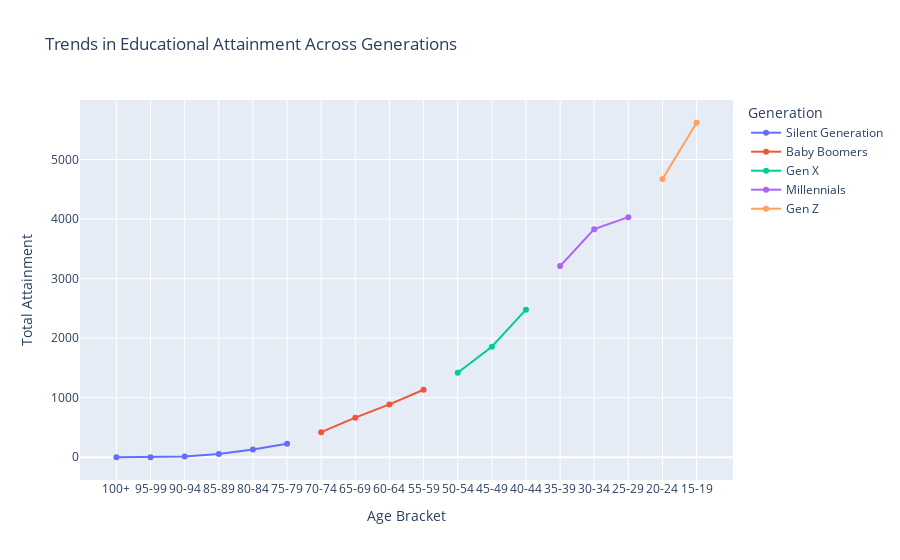

The notebook cell saved with this chart:
### Code cell
# Line plot for trends
fig = px.line(
    data,
    x="Age_Bracket",
    y="Total_Attainment",
    color="Generation",
    title="Trends in Educational Attainment Across Generations",
    labels={"Total_Attainment": "Total Attainment", "Age_Bracket": "Age Bracket"},
    markers=True,
)

fig.update_traces(mode="lines+markers")
fig.show()

### Figure 1 — Plotly figure (JSON) as saved in the notebook; plotly's stock layout.template omitted (floating-point values rounded to 4 significant figures)
{"data": [{"hovertemplate": "Generation=Silent Generation<br>Age Bracket=%{x}<br>Total Attainment=%{y}<extra></extra>", "legendgroup": "Silent Generation", "line": {"color": "#636efa", "dash": "solid"}, "marker": {"symbol": "circle"}, "mode": "lines+markers", "name": "Silent Generation", "orientation": "v", "showlegend": true, "type": "scatter", "x": ["100+", "95-99", "90-94", "85-89", "80-84", "75-79"], "xaxis": "x", "y": [0.1441, 2.03, 14.13, 56.22, 130.2, 228.7], "yaxis": "y"}, {"hovertemplate": "Generation=Baby Boomers<br>Age Bracket=%{x}<br>Total Attainment=%{y}<extra></extra>", "legendgroup": "Baby Boomers", "line": {"color": "#EF553B", "dash": "solid"}, "marker": {"symbol": "circle"}, "mode": "lines+markers", "name": "Baby Boomers", "orientation": "v", "showlegend": true, "type": "scatter", "x": ["70-74", "65-69", "60-64", "55-59"], "xaxis": "x", "y": [421.9, 665.4, 887.8, 1133.0], "yaxis": "y"}, {"hovertemplate": "Generation=Gen X<br>Age Bracket=%{x}<br>Total Attainment=%{y}<extra></extra>", "legendgroup": "Gen X", "line": {"color": "#00cc96", "dash": "solid"}, "marker": {"symbol": "circle"}, "mode": "lines+markers", "name": "Gen X", "orientation": "v", "showlegend": true, "type": "scatter", "x": ["50-54", "45-49", "40-44"], "xaxis": "x", "y": [1418.0, 1855.0, 2478.0], "yaxis": "y"}, {"hovertemplate": "Generation=Millennials<br>Age Bracket=%{x}<br>Total Attainment=%{y}<extra></extra>", "legendgroup": "Millennials", "line": {"color": "#ab63fa", "dash": "solid"}, "marker": {"symbol": "circle"}, "mode": "lines+markers", "name": "Millennials", "orientation": "v", "showlegend": true, "type": "scatter", "x": ["35-39", "30-34", "25-29"], "xaxis": "x", "y": [3210.0, 3830.0, 4032.0], "yaxis": "y"}, {"hovertemplate": "Generation=Gen Z<br>Age Bracket=%{x}<br>Total Attainment=%{y}<extra></extra>", "legendgroup": "Gen Z", "line": {"color": "#FFA15A", "dash": "solid"}, "marker": {"symbol": "circle"}, "mode": "lines+markers", "name": "Gen Z", "orientation": "v", "showlegend": true, "type": "scatter", "x": ["20-24", "15-19"], "xaxis": "x", "y": [4673.0, 5617.0], "yaxis": "y"}], "layout": {"legend": {"title": {"text": "Generation"}, "tracegroupgap": 0}, "title": {"text": "Trends in Educational Attainment Across Generations"}, "xaxis": {"anchor": "y", "domain": [0, 1], "title": {"text": "Age Bracket"}}, "yaxis": {"anchor": "x", "domain": [0, 1], "title": {"text": "Total Attainment"}}}}
